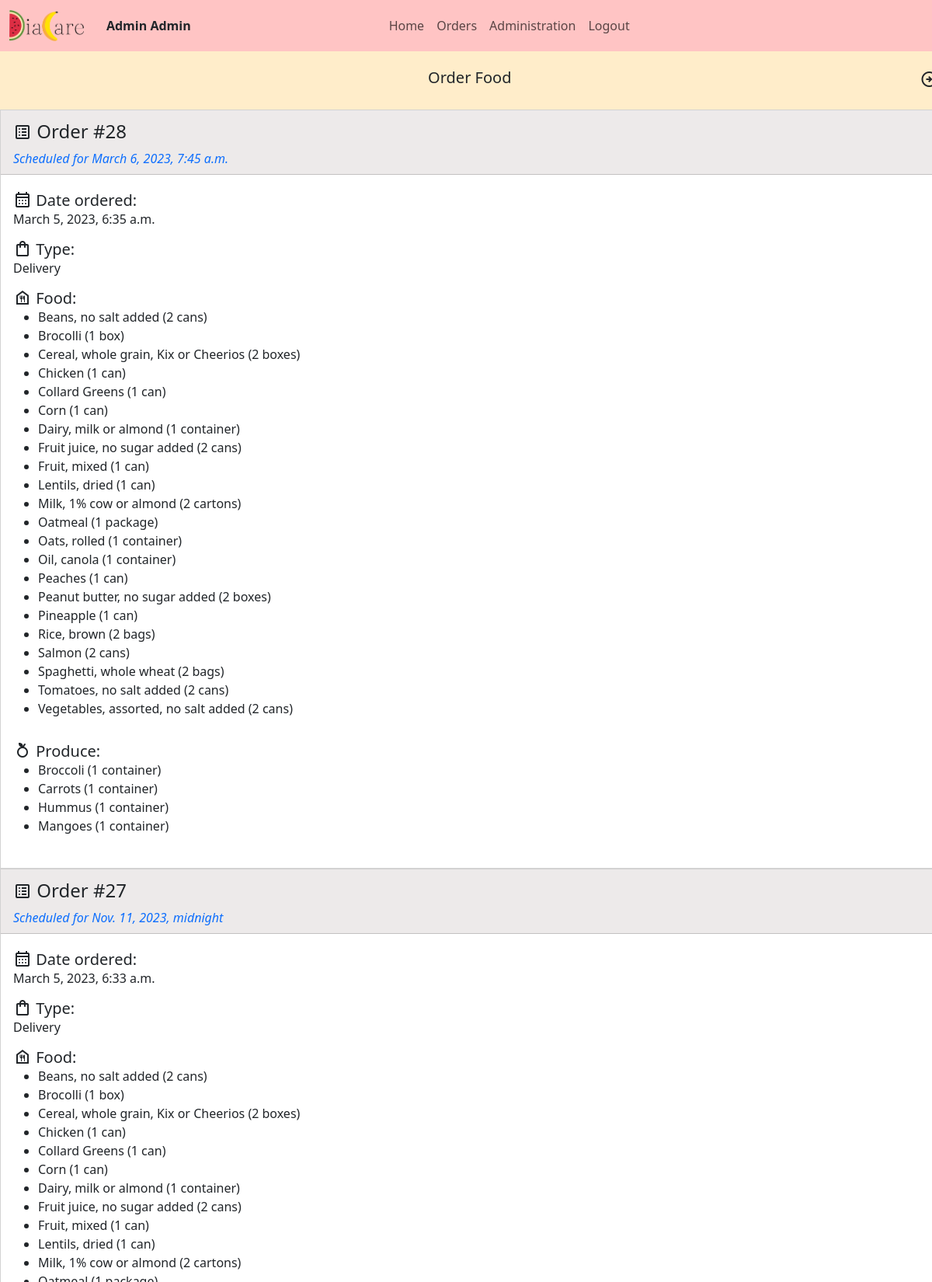
/orders/ (signed in, upper part), run on the app's committed database.
### app/models.py (models this page shows, shortened)
class User(AbstractBaseUser, PermissionsMixin):
    objects = UserManager()
    email = models.EmailField(unique=True)
    first_name = models.CharField(max_length=255)
    middle_name = models.CharField(max_length=255, blank=True)
    last_name = models.CharField(max_length=255)
    is_staff = models.BooleanField(default=False)
    gender = models.CharField(choices=(
        ("male", "Male"),
        ("female", "Female"),
        ("other", "Other"),
    ), max_length=255, blank=True)
    address = models.CharField(max_length=255, blank=True)
    doctor = models.ForeignKey(
        'Doctor', on_delete=models.CASCADE, blank=True, null=True)
    dietician = models.ForeignKey(
        'Dietician', on_delete=models.CASCADE, blank=True, null=True)
    last_clinic_visit = models.DateTimeField(blank=True, null=True)
    last_food_received = models.DateTimeField(blank=True, null=True)
    next_clinic_visit = models.DateTimeField(blank=True, null=True)
    next_food_batch = models.DateTimeField(blank=True, null=True)
    USERNAME_FIELD = 'email'
    def __str__(self):
        return self.first_name + " " + self.last_name

class Order(models.Model):
    user = models.ForeignKey('User', on_delete=models.CASCADE)
    complete = models.BooleanField(default=False)
    date = models.DateTimeField(auto_now_add=True)
    date_scheduled = models.DateTimeField(blank=True, null=True)
    date_fulfilled = models.DateTimeField(blank=True, null=True)
    type = models.CharField(choices=(
        ("pickup", "Pickup"),
        ("delivery", "Delivery"),
    ), max_length=255, default="Pickup")
    @property
    def foods(self):
        return Food.objects.filter(order=self)
    @property
    def produces(self):
        return Produce.objects.filter(order=self)
    class Meta:
        ordering = ['-date']

class Food(models.Model):
    order = models.ForeignKey('Order', on_delete=models.CASCADE)
    food = models.ForeignKey('FoodChoice', on_delete=models.CASCADE)
    class Meta:
        ordering = ['food']

class FoodChoice(models.Model):
    name = models.CharField(max_length=255)
    quantity = models.CharField(max_length=255, default="1")
    active = models.BooleanField(default=True)
    def __str__(self):
        return f"{self.name} ({self.quantity}) - Inactive" if not self.active else f"{self.name} ({self.quantity})"
    class Meta:
        ordering = ['name']

class Produce(models.Model):
    order = models.ForeignKey('Order', on_delete=models.CASCADE)
    produce = models.ForeignKey('ProduceChoice', on_delete=models.CASCADE)
    class Meta:
        ordering = ['produce']

class ProduceChoice(models.Model):
    name = models.CharField(max_length=255)
    quantity = models.CharField(max_length=255, default="1")
    active = models.BooleanField(default=True)
    category = models.ForeignKey('ProduceCategory', on_delete=models.CASCADE)
    def __str__(self):
        return f"{self.name} ({self.quantity}) - Inactive" if not self.active else f"{self.name} ({self.quantity})"
    class Meta:
        ordering = ['name']

### app/views.py (the view)
# urls.py: path('orders/', views.orders, name='orders'),
@login_required
def orders(request):
    return render(request, 'orders.html', {"orders": Order.objects.filter(user=request.user)})

### app/templates/orders.html (shortened to what this page needs)
{% extends "base.html" %}
{% load static %}
{% block css %}
    <link rel="stylesheet" href="{% static 'orders.css' %}">
{% endblock %}
{% block body %}
    <div class="row" style="height: 75px; background-color: #FFEDCA;">
        <a href="{% url 'food' %}" class="btn" style="border-radius: 0">
            <h5 style="position: relative; top: 15px;">
                <span style="position: relative; left: 12px">Order Food</span>
                <span class="material-symbols-outlined" style="float: right; top: 2px;">arrow_circle_right</span>
            </h5>
        </a>
    </div>
    {% for order in orders %}
        <div class="row">
            <div class="col">
                <div class="card">
                    <div class="card-header">
                        <div class="row">
                            <div class="col">
                                <h4>
                                    <span class="material-symbols-outlined">list_alt</span>
                                    Order #{{ order.id }}
                                </h4>
                                {% if order.complete %}
                                    <span class="text-success">
                                        Fulfilled on {{ order.date_fulfilled }}
                                    </span>
                                {% else %}
                                    <i class="text-primary">
                                        Scheduled for {{ order.date_scheduled }}
                                    </i>
                                {% endif %}
                            </div>
                        </div>
                    </div>
                    <div class="card-body">
                        <div class="row">
                            <div class="col">
                                <h5>
                                    <span class="material-symbols-outlined">calendar_month</span>
                                    Date ordered:
                                </h5>
                                {{ order.date }}
                            </div>
                        </div>
                        <div class="row">
                            <div class="col">
                                <h5>
                                    <span class="material-symbols-outlined">shopping_bag</span>
                                    Type:
                                </h5>
                                {{ order.type|title }}
                            </div>
                        </div>
                        <div class="row">
                            <div class="col">
                                <h5>
                                    <span class="material-symbols-outlined">food_bank</span>
                                    Food:
                                </h5>
                                <ul>
                                    {% for food in order.foods %}
                                        <li>{{ food.food }}</li>
                                    {% endfor %}
                                </ul>
                            </div>
                        </div>
                        <div class="row">
                            <div class="col">
                                <h5>
                                    <span class="material-symbols-outlined">nutrition</span>
                                    Produce:
                                </h5>
                                <ul>
                                    {% for produce in order.produces %}
                                        <li>{{ produce.produce }}</li>
                                    {% endfor %}
                                </ul>
                            </div>
                        </div>
                    </div>
                </div>
            </div>
        </div>
    {% empty %}
    <div class="row">
        <h5 style="position: relative; top: 15px; text-align: center">
            No orders yet!
        </h5>
    </div>
    {% endfor %}
{% endblock %}

### app/templates/base.html (shortened to what this page needs)
{% load pwa %}
{% load static %}
<!DOCTYPE html>
<html>
    <head>
        <link href="https://cdn.jsdelivr.net/npm/bootstrap@5.3.0-alpha1/dist/css/bootstrap.min.css" rel="stylesheet">
        <link rel="stylesheet" href="{% static 'base.css' %}">
        {% block css %}
        {% endblock %}
     </head>
    <body>
        {% block nav %}
        <nav class="navbar navbar-expand-lg bg-body-tertiary">
          <div class="container-fluid">
            <a class="navbar-brand" href="/">
              <img src="{% static 'images/logo_transparent.png' %}" height="40" class="d-inline-block align-top" alt="DiaCare">
            </a>
            <b style="margin-right: 21%">
              {{ request.user }}
            </b>
            <div class="collapse navbar-collapse" id="navbarNavDropdown" style="text-align: center">
              <ul class="navbar-nav">
                <li class="nav-item">
                  <a class="nav-link" aria-current="page" href="{% url 'home' %}">Home</a>
                </li>
                <li class="nav-item">
                  <a class="nav-link" href="{% url 'orders' %}">Orders</a>
                </li>
                {% if request.user.is_superuser %}
                <li class="nav-item">
                  <a class="nav-link" href="/admin">Administration</a>
                </li>
                {% endif %}
                <li>
                  <a class="nav-link" href="{% url 'logout' %}">Logout</a>
                </li>
              </ul>
            </div>
          </div>
        </nav>
        {% endblock %}
        {% block body %}
        {% endblock %}
    </body>
</html>

### static/base.css (style rules this page uses)
nav.navbar { background-color: #ffc4c4 !important; }

### static/orders.css (style rules this page uses)
.card-header { padding-top: 12px; background-color: rgb(237, 234, 234); }
.card, .card-header { border-radius: 0 !important; }
h5 { margin: 0; }
.row { width: 102.8%; }
.col { padding-right: 0px; }
.card-body .row { margin-bottom: 10px; }
.material-symbols-outlined { position: relative; top: 4px; }

### data on the page
User: user "Admin Admin"
Order: id "28", date_scheduled "March 6, 2023, 7:45 a.m.", date "March 5, 2023, 6:35 a.m.", type "Delivery"
Food: food "Beans, no salt added (2 cans)"
Food: food "Brocolli (1 box)"
Food: food "Cereal, whole grain, Kix or Cheerios (2 boxes)"
Food: food "Chicken (1 can)"
Food: food "Collard Greens (1 can)"
Food: food "Corn (1 can)"
Food: food "Dairy, milk or almond (1 container)"
Food: food "Fruit juice, no sugar added (2 cans)"
Food: food "Fruit, mixed (1 can)"
Food: food "Lentils, dried (1 can)"
Food: food "Milk, 1% cow or almond (2 cartons)"
Food: food "Oatmeal (1 package)"
Food: food "Oats, rolled (1 container)"
Food: food "Oil, canola (1 container)"
Food: food "Peaches (1 can)"
Food: food "Peanut butter, no sugar added (2 boxes)"
Food: food "Pineapple (1 can)"
Food: food "Rice, brown (2 bags)"
Food: food "Salmon (2 cans)"
Food: food "Spaghetti, whole wheat (2 bags)"
Food: food "Tomatoes, no salt added (2 cans)"
Food: food "Vegetables, assorted, no salt added (2 cans)"
Produce: produce "Broccoli (1 container)"
Produce: produce "Carrots (1 container)"
Produce: produce "Hummus (1 container)"
Produce: produce "Mangoes (1 container)"
Order: id "27", date_scheduled "Nov. 11, 2023, midnight", date "March 5, 2023, 6:33 a.m.", type "Delivery"
Food: food "Beans, no salt added (2 cans)"
Food: food "Brocolli (1 box)"
Food: food "Cereal, whole grain, Kix or Cheerios (2 boxes)"
Food: food "Chicken (1 can)"
Food: food "Collard Greens (1 can)"
Food: food "Corn (1 can)"
Food: food "Dairy, milk or almond (1 container)"
Food: food "Fruit juice, no sugar added (2 cans)"
Food: food "Fruit, mixed (1 can)"
Food: food "Lentils, dried (1 can)"
Food: food "Milk, 1% cow or almond (2 cartons)"
